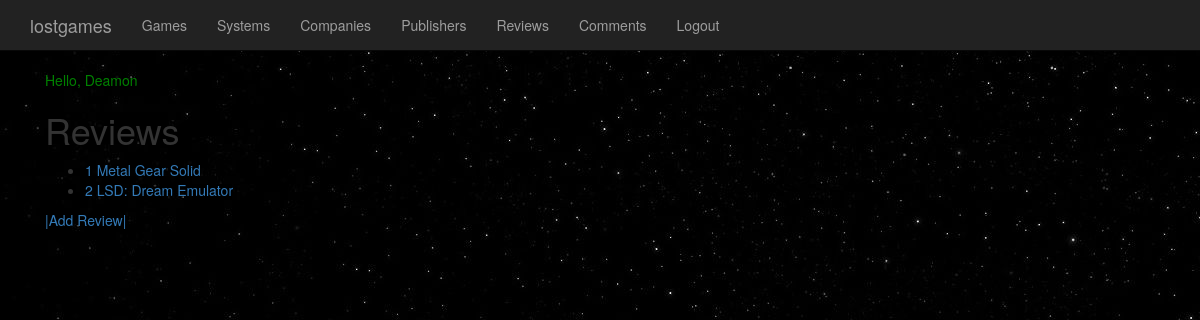
/core/reviews/ (signed in), run on an earlier commit of the app's database.
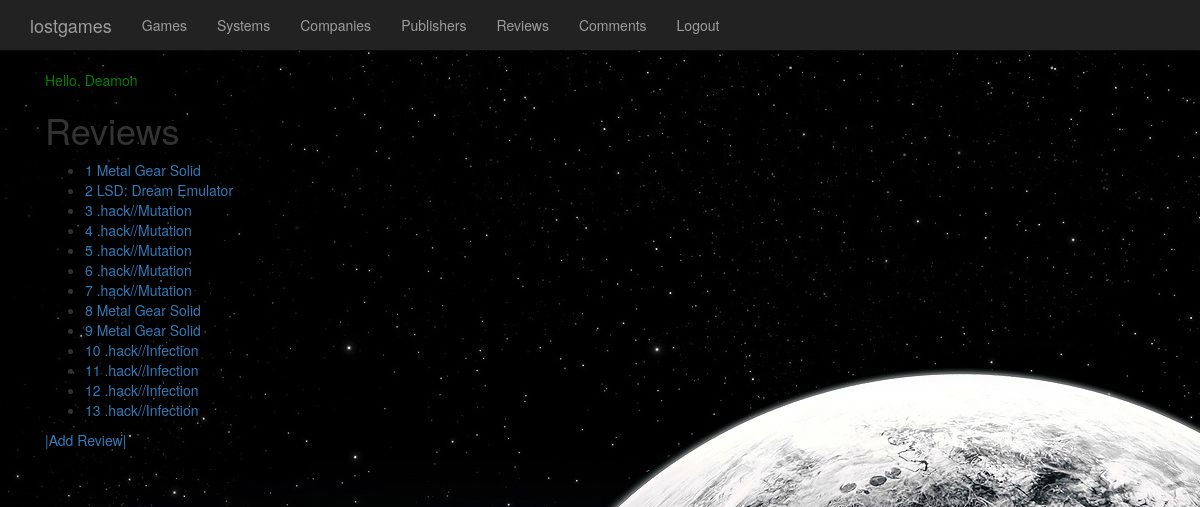
And on a later commit of the database.
### lostgames/models.py (models this page shows, shortened)
class Review(models.Model):
    game = models.ForeignKey(Game, on_delete=models.CASCADE)
    review_text = models.TextField(blank=False)
    user = models.ForeignKey(User, null=False, on_delete=models.CASCADE)
    created = models.DateTimeField(auto_now_add=True)
    modified = models.DateTimeField(auto_now=True)
    likes = models.PositiveIntegerField(default=0, null=False)

class Game(models.Model):
    Genre = (
    ('ACTION', 'Action'),
    ('ADVENTURE', 'Adventure'),
    ('STEALTH', 'Stealth'),
    ('FPS', 'First-Person Shooter'),
    ('PUZZLE', 'Puzzle'),
    ('SIM','Simulator'),
    ('OPEN_WORLD','Open World'),
    ('RPG','Role-Playing Game'),
    ('JRPG', 'Japanese Role-Playing Game'),
    ('STRATEGY', 'Strategy'),
    ('MMO', 'Massively Mutliplayer OnLine'),
    ('PLATFORM', 'Platform'),
    ('MOBA', 'Mutliplayer Online Battle Arena'),
    ('INDIE', 'Indie')
    )
    category = models.CharField(
        max_length=128,
        null=False,
        blank=False,
        choices=Genre,
        default="Adventure")
    title = models.CharField(max_length=256)
    box_art = models.OneToOneField('Photo', null=True, related_name='box_art')
    release_date = models.DateField(db_index=True)
    systems = models.ManyToManyField('System')
    company = models.ForeignKey('Company', null=True)
    publisher = models.ForeignKey('Publisher', null=True, on_delete=models.SET_NULL)
    director = models.ForeignKey('Director', null=True, on_delete=models.SET_NULL)
    plot_summary = models.TextField()
    views = models.PositiveIntegerField(default=0, null=False, db_index=True)
    date_added = models.DateTimeField(auto_now_add=True, db_index=True)
    is_shown =  models.BooleanField(null=False, default=False, db_index=True)
    def __str__(self):
        return self.title

### lostgames/views.py (the view)
@login_required()
def view_reviews(request):
    reviews = Review.objects.all()
    context = { 'reviews': reviews }
    return render(request, 'lostgames/reviews.html', context)

### lostgames/templates/lostgames/reviews.html (shortened to what this page needs)
{% extends 'lostgames/base.html' %}
{% block content %}
<h1>Reviews</h1>
{% if reviews %}
<ul>
{% for review in reviews %}
    <li><a href="/core/reviews/{{ review.id }}/">{{ review.id }} {{ review.game }}</a></li>
{% endfor %}
</ul>
{% endif %}
<p>
  <a href="{% url 'game:create_review' %}">|Add Review|
</p>
{% endblock %}

### lostgames/templates/lostgames/base.html (shortened to what this page needs)
{% load staticfiles %}
{% load bootstrap3 %}
<!DOCTYPE html>
<html lange="en">
<head>
  <link rel="stylesheet" href="{% static 'lostgames/styles/lostgames.css' %}"/>
  {% bootstrap_css %}
</head>
<body background="{% static 'lostgames/moon.png'   %}">
  <nav class="navbar navbar-inverse navbar-fixed-top">
    <div class="container">
      <div class="navbar-header">
        <a class="navbar-brand" href="{% url 'game:core-index' %}">lostgames</a>
      </div>
      <div id="navbar" class="collapse navbar-collapse">
        <ul class="nav navbar-nav">
          <li><a href="{% url 'game:games-index' %}">Games</a></li>
          <li><a href="{% url 'game:system-index' %}">Systems</a></li>
          <li><a href="{% url 'game:company-index' %}">Companies</a></li>
          <li><a href="{% url 'game:publisher-index' %}">Publishers</a></li>
          <li><a href="{% url 'game:reviews-index' %}">Reviews</a></li>
          <li><a href="{% url 'game:comments-index' %}">Comments</a></li>
{% if user.is_authenticated %}
          <li><a href="{% url 'logout' %}">Logout</a></li>
{% else %}
          <li><a href="{% url 'login' %}">Login</a></li>
{% endif %}
        </ul>
      </div>
    </div>
  </nav>
  <div class="container">
    <div class="starter-template">
      <p> Hello, {{ user.username }}</p>
      {% block content %}{% endblock %}
    </div>
  </div>
</body>
</html>

### lostgames/static/lostgames/styles/lostgames.css (style rules this page uses)
body { padding-top: 50px; text-color: red; }
p { color: green; }
.starter-template { padding: 20px 15px; text-align: left; }

What changed in the data, as far as the page shows it:
added Review: id "3", game ".hack//Mutation"
added Review: id "4", game ".hack//Mutation"
added Review: id "5", game ".hack//Mutation"
added Review: id "6", game ".hack//Mutation"
added Review: id "7", game ".hack//Mutation"
added Review: id "8", game "Metal Gear Solid"
added Review: id "9", game "Metal Gear Solid"
added Review: id "10", game ".hack//Infection"
added Review: id "11", game ".hack//Infection"
added Review: id "12", game ".hack//Infection"
added Review: id "13", game ".hack//Infection"
